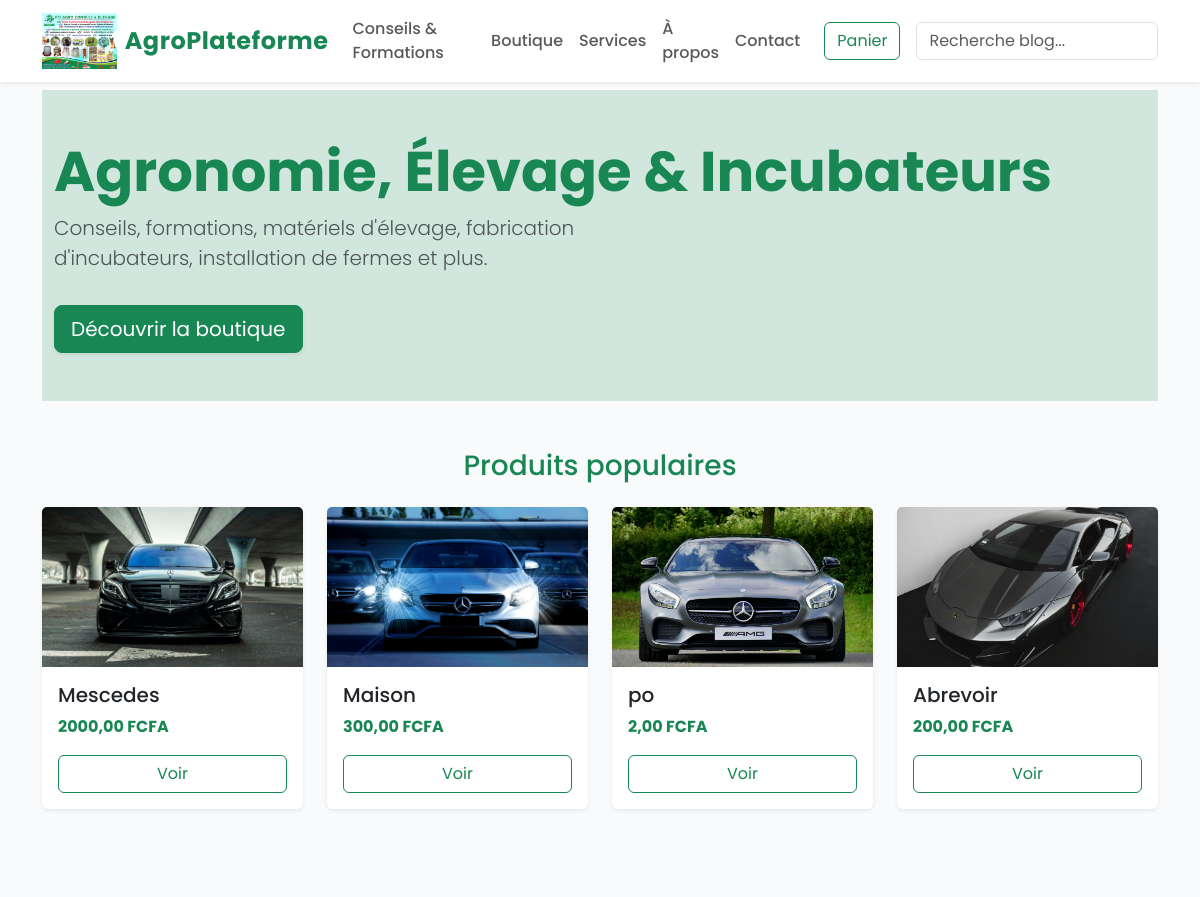
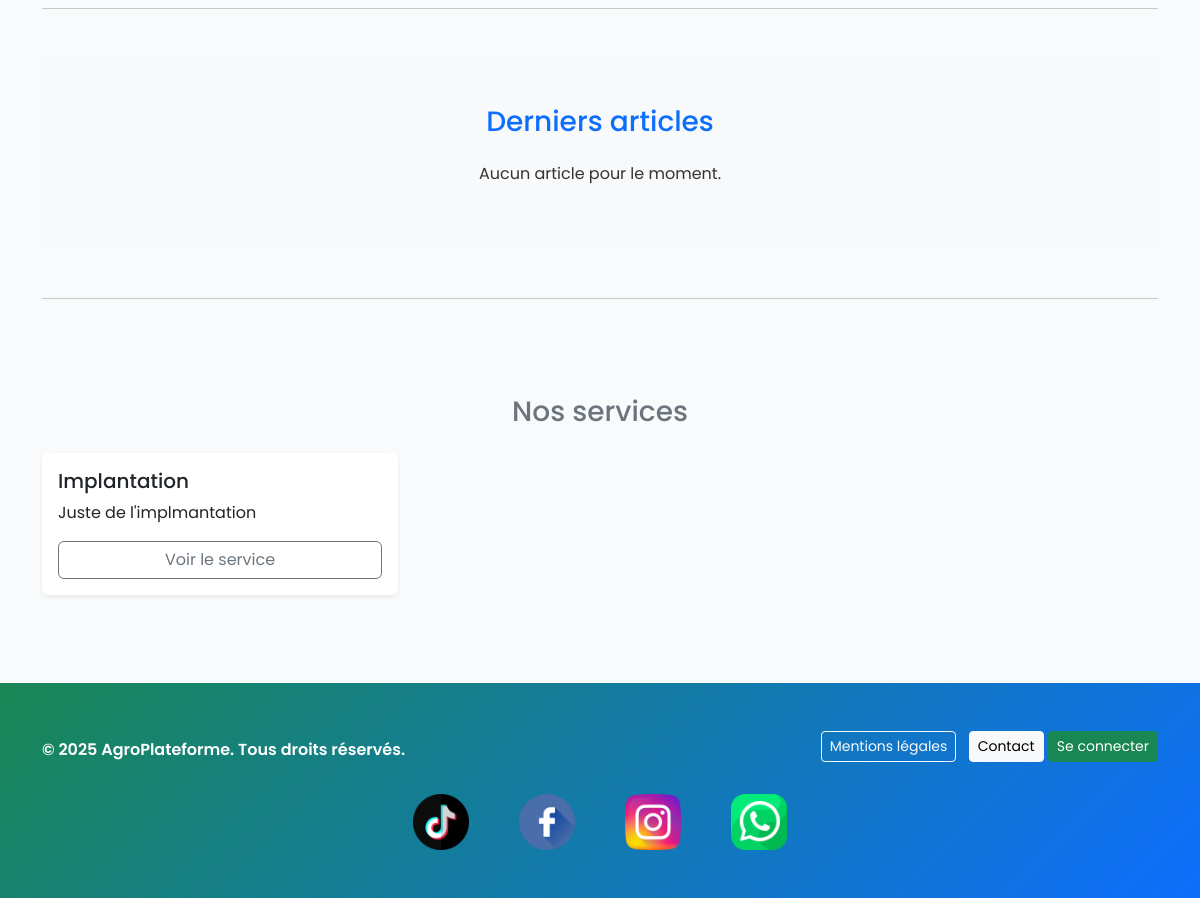
The page / on the database its author committed (2 pictures, top to bottom).
### shop/models.py (models this page shows, shortened)
class Product(models.Model):
    category = models.ForeignKey(Category, on_delete=models.SET_NULL, null=True, blank=True, related_name='products')
    name = models.CharField(max_length=200)
    slug = models.SlugField(max_length=220, unique=True, blank=True)
    description = models.TextField(blank=True)
    price = models.DecimalField(max_digits=12,decimal_places=2)
    stock = models.PositiveIntegerField(default=0)
    available = models.BooleanField(default=True)
    image = models.ImageField(upload_to='products/', blank=True, null=True)
    created_at = models.DateTimeField(auto_now_add=True)
    updated_at = models.DateTimeField(auto_now=True)
    is_active = models.BooleanField(default=True)
    class Meta:
        ordering = ['name']
    def get_absolute_url(self):
        return reverse('shop:product_detail', args=[self.slug])

### services/models.py (models this page shows, shortened)
class Service(models.Model):
    name = models.CharField(max_length=180)
    slug = models.SlugField(max_length=200, unique=True, blank=True)
    description = models.TextField()
    short_description = models.CharField(max_length=240, blank=True)
    price_from = models.DecimalField(max_digits=12, decimal_places=2, null=True, blank=True)
    image = models.ImageField(upload_to='posts/', null=True, blank=True)
    def get_absolute_url(self):
        return reverse('services:service_detail', args=[self.slug])

### core/views.py (the view)
# urls.py: path('', home, name='home'),
def home(request):
    posts = Post.objects.filter(published=True).order_by('-created_at')[:6]
    products = Product.objects.filter(available=True).order_by('-created_at')[:8]
    services = Service.objects.all()[:6]
    is_dashboard_manager = False
    if request.user.is_authenticated:
        is_dashboard_manager = request.user.groups.filter(name="DashboardManagers").exists()
    context = {
        'posts': posts,
        'products': products,
        'services': services,
        'is_dashboard_manager': is_dashboard_manager,
    }
    return render(request, 'core/home.html', context)

### core/templates/core/home.html (shortened to what this page needs)
{% extends 'base.html' %}
{% block content %}
{% load static %}
<section class="py-5 bg-success-subtle">
  <div class="container text-center text-md-start">
    <h1 class="display-4 fw-bold text-success">Agronomie, Élevage & Incubateurs</h1>
    <p class="lead col-md-7 text-muted">Conseils, formations, matériels d'élevage, fabrication d'incubateurs, installation de fermes et plus.</p>
    <a href="/shop/" class="btn btn-success btn-lg shadow-sm mt-3">Découvrir la boutique</a>
  </div>
</section>
<section class="py-5">
  <h2 class="h3 mb-4 text-center text-success">Produits populaires</h2>
  <div class="row g-4">
    {% for product in products %}
    <div class="col-6 col-md-3">
      <div class="card h-100 shadow-sm border-0 hover-shadow">
        {% if product.image %}
        <img src="{{ product.image.url }}" class="card-img-top" alt="{{ product.name }}">
        {% else %}
        <img src="{% static 'img/product_placeholder.jpg' %}" class="card-img-top" alt="Produit">
        {% endif %}
        <div class="card-body d-flex flex-column">
          <h5 class="card-title">{{ product.name }}</h5>
          <p class="card-text fw-bold text-success mb-3">{{ product.price }} FCFA</p>
          <a href="{{ product.get_absolute_url }}" class="btn btn-outline-success mt-auto">Voir</a>
        </div>
      </div>
    </div>
    {% empty %}
    <p class="text-center">Aucun produit pour le moment.</p>
    {% endfor %}
  </div>
</section>
<hr class="my-5"/>
<section class="py-5 bg-light">
  <h2 class="h3 mb-4 text-center text-primary">Derniers articles</h2>
  <div class="row g-4">
    {% for post in posts %}
    <div class="col-md-4">
      <div class="card h-100 shadow-sm border-0 hover-shadow">
        <div class="card-body d-flex flex-column">
          <h5 class="card-title">
            <a href="{{ post.get_absolute_url }}" class="text-decoration-none text-dark">{{ post.title }}</a>
          </h5>
          <p class="text-muted small">
            {% if post.category %} {{ post.category.name }} {% endif %}
          </p>
          <p class="card-text">{{ post.excerpt|default:post.content|truncatechars:120 }}</p>
          <a href="{{ post.get_absolute_url }}" class="btn btn-outline-primary mt-auto">Lire</a>
        </div>
      </div>
    </div>
    {% empty %}
    <p class="text-center">Aucun article pour le moment.</p>
    {% endfor %}
  </div>
</section>
<hr class="my-5"/>
<section class="py-5">
  <h2 class="h3 mb-4 text-center text-secondary">Nos services</h2>
  <div class="row g-4">
    {% for s in services %}
    <div class="col-md-4">
      <div class="card h-100 shadow-sm border-0 hover-shadow">
        <div class="card-body d-flex flex-column">
          <h5 class="card-title">
            <a href="{{ s.get_absolute_url }}" class="text-decoration-none text-dark">{{ s.name }}</a>
          </h5>
          <p class="card-text">{{ s.short_description|default:s.description|truncatechars:120 }}</p>
          <a href="{{ s.get_absolute_url }}" class="btn btn-outline-secondary mt-auto">Voir le service</a>
        </div>
      </div>
    </div>
    {% empty %}
    <p class="text-center">Les services arrivent très bientôt.</p>
    {% endfor %}
  </div>
</section>
{% endblock %}

### static/css/styles.css (style rules this page uses)
body { background-color: #fafafa; }
.card img { object-fit: cover; height: 160px; }
.hover-shadow { transition: all 0.3s ease-in-out; }

### core/templates/base.html (style rules this page uses)
body { font-family: 'Poppins', sans-serif; background-color: #f9fafb; color: #333; }

### rows shown on the page
Product: image (picture), name "Mescedes", price "2000,00"
Product: image (picture), name "Maison", price "300,00"
Product: image (picture), name "po", price "2,00"
Product: image (picture), name "Abrevoir", price "200,00"
Service: name "Implantation", short_description "Juste de l'implmantation"

### other values the page prints
{{ now|default:2025 }} "2025"
